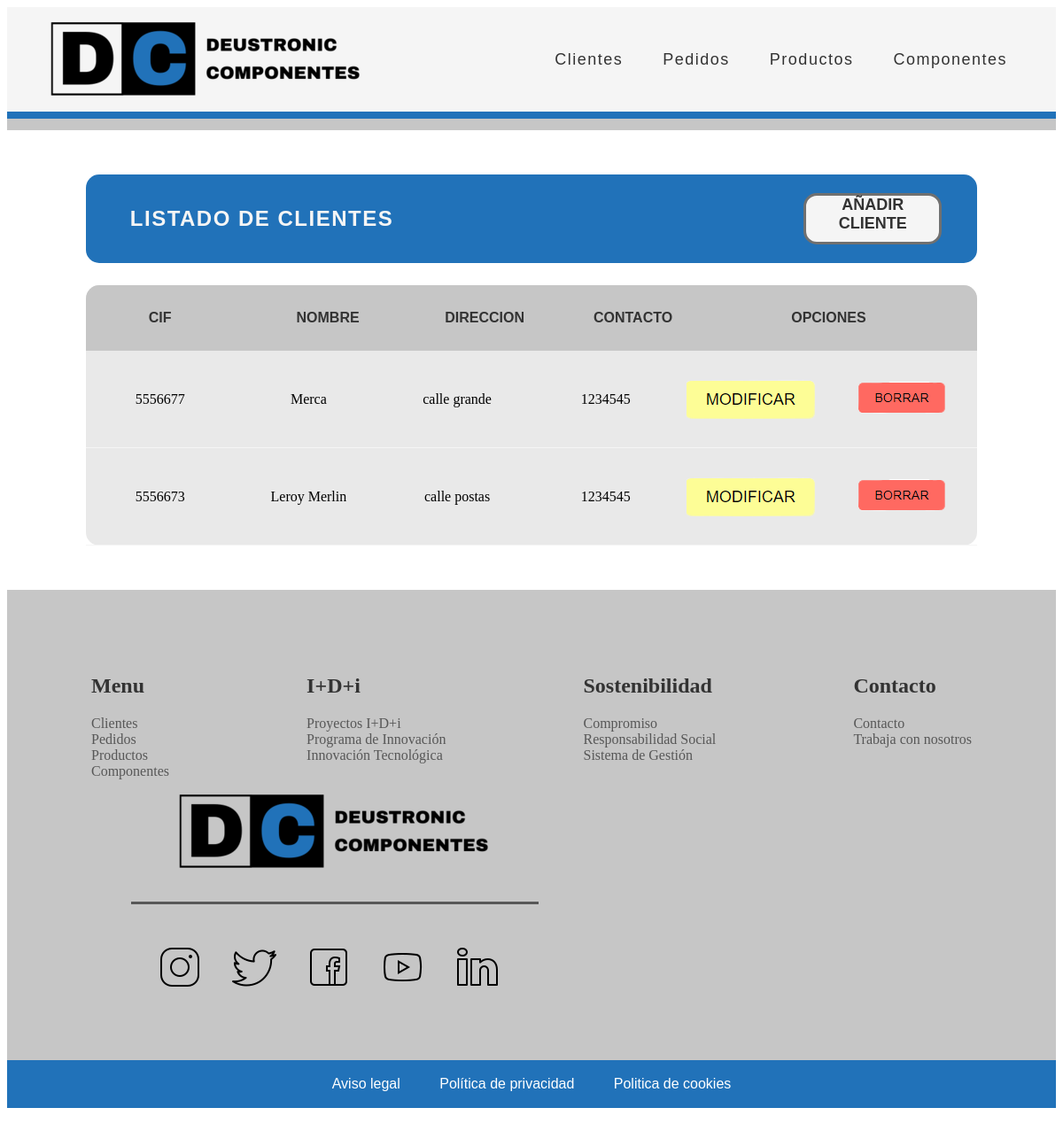
The page /appGestionPedidos/ on the database as committed earlier.
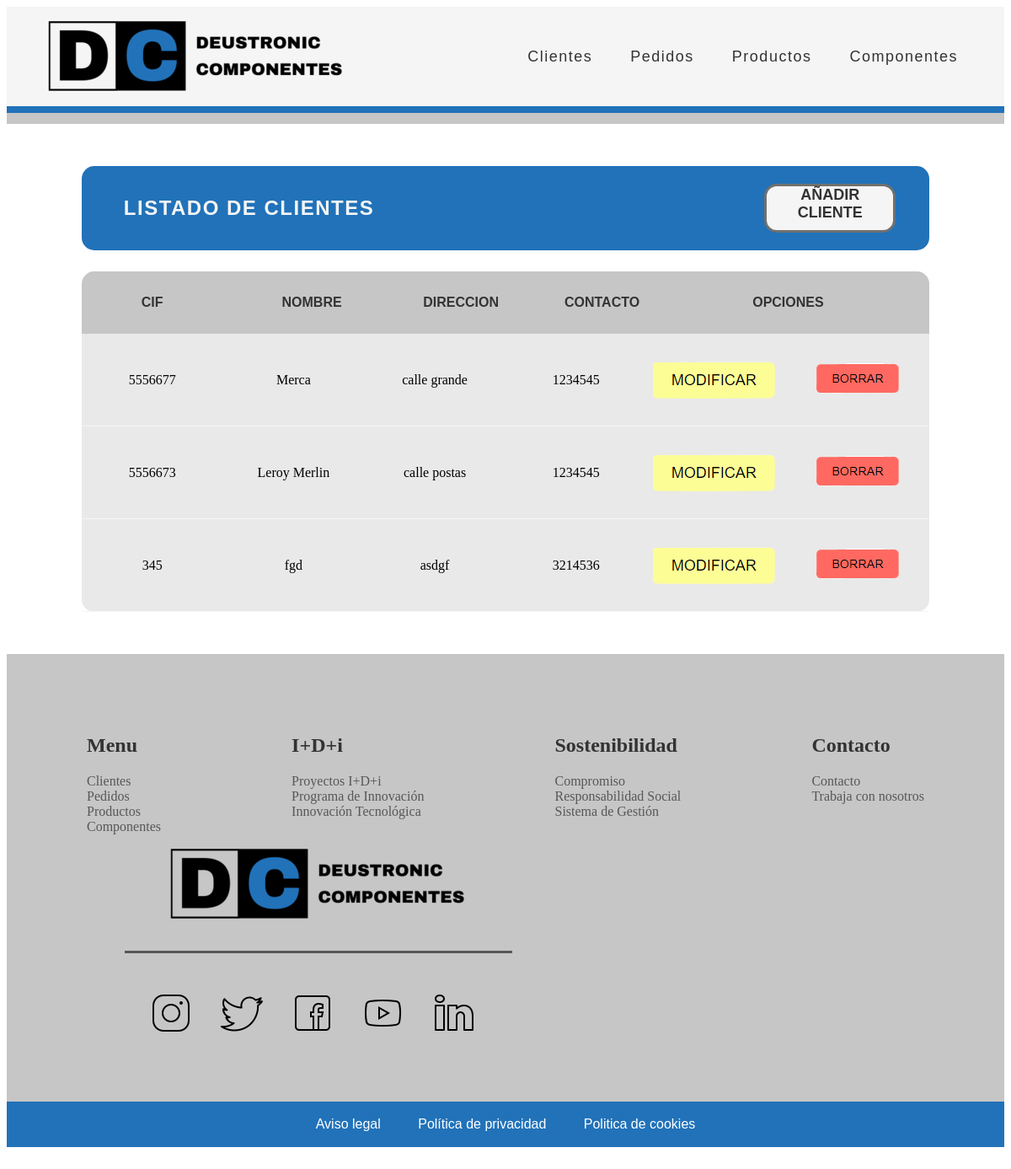
The same page on the database as committed later.
### appGestionPedidos/models.py (models this page shows, shortened)
class Cliente(models.Model):
    CIF = models.CharField(max_length=9, unique=True)
    nombreEmpresa = models.CharField(max_length=16)
    direccion = models.CharField(max_length=60)
    datosContacto = models.CharField(max_length=60)

### appGestionPedidos/views.py (the view)
# urls.py: path('', views.ClienteListView.as_view(), name='index'), #Es provisional
class ClienteListView(ListView):
    model = Cliente

### appGestionPedidos/templates/appGestionPedidos/cliente_list.html (shortened to what this page needs)
{% extends "base.html" %}
{% load static %}
{% block contenido %}
<div class="main_container">
    <div class="main_title_container">
        <div class="main_title">
            <h2>LISTADO DE CLIENTES</h2>
        </div>
        <a href="/appGestionPedidos/cliente/create" alt="crear_cliente">AÑADIR CLIENTE</a>
    </div>
    <div class="main_table_container">
        {% if cliente_list %}
        <table class="main_table">
            <thead>
                <tr>
                    <th>CIF</th>
                    <th>Nombre</th>
                    <th>Direccion</th>
                    <th>Contacto</th>
                    <th class="main_table_esp_1" colspan="2">Opciones</th>
                </tr>
            </thead>
            {% for cliente in cliente_list %}
            <tbody>
                <tr class="lista_cliente">
                    <td>{{ cliente.CIF }}</td>
                    <td>{{ cliente.nombreEmpresa }}</td>
                    <td>{{ cliente.direccion }}</td>
                    <td>{{ cliente.datosContacto }}</td>
                    <td><a href="/appGestionPedidos/modificar-cliente/{{ cliente.id }}"><img src="{% static 'imagenes\boton_modificar.png' %}" alt="boton_modificar"></a></td>
                    <td><a href="/appGestionPedidos/eliminar-cliente/{{ cliente.id }}"><img src="{% static 'imagenes\boton_borrar.png' %}" alt="boton_borrar"></a></td>
                </tr>
            </tbody>
            {% endfor %}
        </table>
        {% else %}
        <p>No hay clientes creados.</p>
        {% endif %}
    </div>
</div>
{% endblock %}

Rows that differ between the two databases and show on the page:
added Cliente: CIF "345", nombreEmpresa "fgd", direccion "asdgf", datosContacto "3214536"
